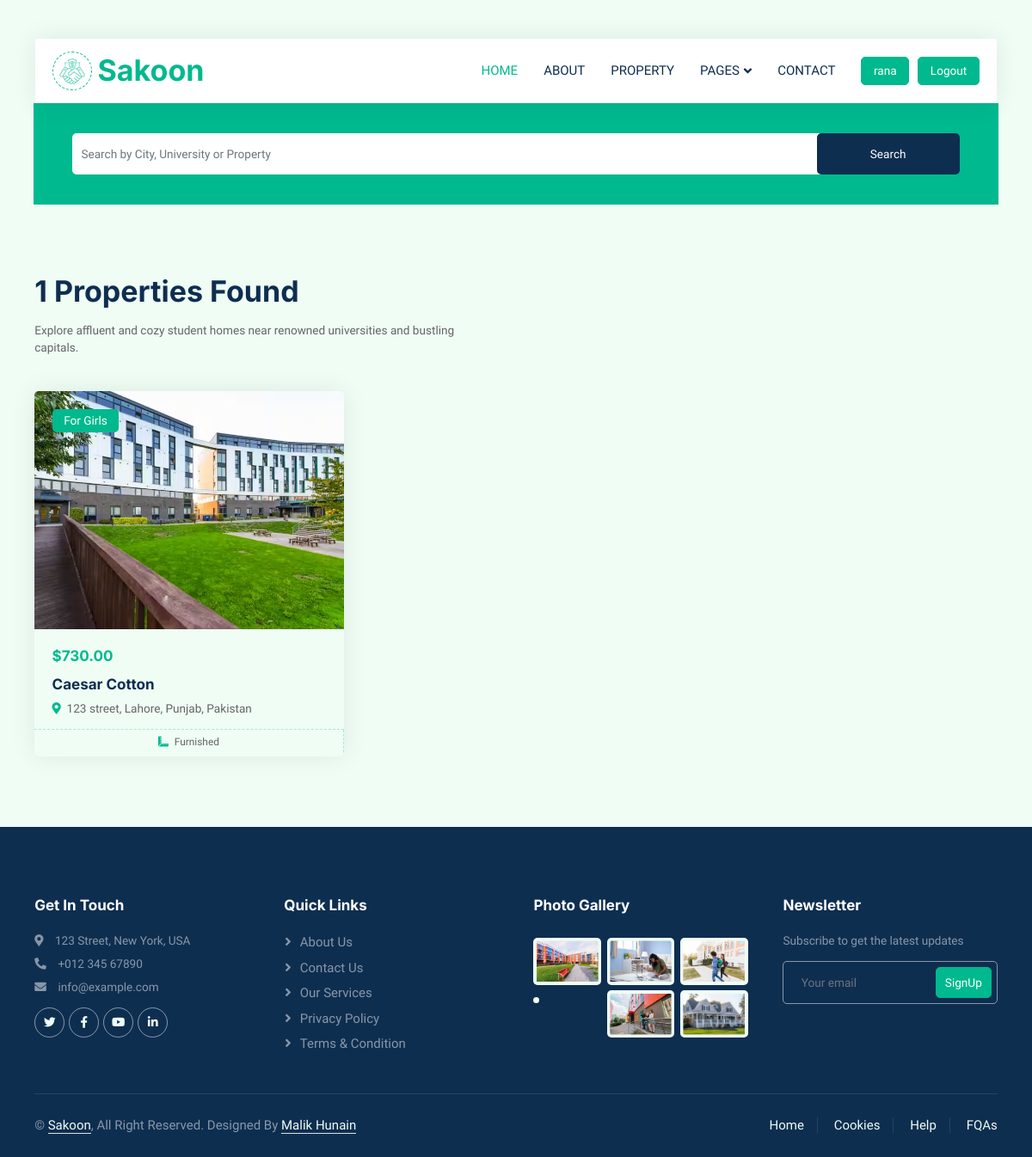
Screenshot of /property/ (signed in) with the database file from the repository.
### property/models.py (models this page shows, shortened)
class Media(models.Model):
    file = models.FileField(upload_to='static/media_files/')

class Property(models.Model):
    owner = models.ForeignKey(PropertyOwnerProfile, on_delete=models.CASCADE)
    name = models.CharField(max_length=255)
    images_or_videos = models.ManyToManyField('Media', related_name='property_media', blank=True)
    street_address = models.CharField(max_length=255)
    city = models.CharField(max_length=255)
    zip_code = models.CharField(max_length=255)
    state = models.CharField(max_length=255)
    country = models.CharField(max_length=255)
    latitude = models.DecimalField(max_digits=10, decimal_places=6)
    longitude = models.DecimalField(max_digits=10, decimal_places=6)
    description = models.TextField()
    gender = models.CharField(max_length=255, default='mixed')
    amenities = models.ManyToManyField(Amenities)
    room = models.ManyToManyField('Room', related_name='property_rooms', blank=True)
    review = models.ManyToManyField('review.PropertyReview', related_name='property_reviews', blank=True)

class Room(models.Model):
    property = models.ForeignKey(Property, on_delete=models.CASCADE, related_name='rooms')
    name = models.CharField(max_length=255)
    room_type = models.ForeignKey(RoomType, on_delete=models.CASCADE, related_name='rooms', default=1)
    images_or_videos = models.ManyToManyField('Media', related_name='room_media', blank=True)
    description = models.TextField()
    amenities = models.ManyToManyField(Amenities)
    room_dimensions = models.CharField(max_length=255)
    occupancy = models.PositiveIntegerField()
    price = models.DecimalField(max_digits=10, decimal_places=2)
    roommates = models.ManyToManyField(StudentProfile, related_name='rooms', blank=True)

class Amenities(models.Model):
    name = models.CharField(max_length=255)
    icon = models.ImageField(upload_to='static/amenities_icons/', null=True, blank=True)

### student/views.py (the view)
# urls.py: path('', views.home, name='property-home')
def property(request):
    properties = Property.objects.all()
    q = request.GET.get('q') if request.GET.get('q') != None else ''
    properties = Property.objects.filter(
        Q(name__icontains = q) |
        Q(street_address__icontains = q) |
        Q(city__icontains = q) |
        Q(zip_code__icontains = q) |
        Q(state__icontains = q) |
        Q(country__icontains = q) |
        Q(gender__icontains = q) |
        Q(room__name__icontains = q) |
        Q(room__description__icontains = q) |
        Q(room__room_dimensions__icontains = q) |
        Q(room__price__icontains = q) |
        Q(room__occupancy__icontains = q) |
        Q(room__room_type__name__icontains = q) |
        Q(room__amenities__name__icontains = q) |
        Q(amenities__name__icontains = q) |
        Q(description__icontains = q)
    )
    property_count = properties.count()
    context = {
        'properties': properties,
        'property_count': property_count,
    }
    return render(request, 'student/property.html', context)

### student/templates/student/property.html
{% extends 'main.html' %}
{% load static %}
{% block content %}
{% include 'student/components/navbar.html' %}
<div class="search-bar" style="width: 93.5%; margin: auto;">
    {% include 'student/components/search.html' %}
</div>
{% include 'student/components/property_list.html' %}
{% include 'student/components/footer.html' %}
{% endblock %}

### student/templates/student/components/navbar.html (shortened to what this page needs)
{% load static %}
 <div class="container-fluid nav-bar bg-transparent">
    <nav class="navbar navbar-expand-lg bg-white navbar-light py-0 px-4">
        <a href="{% url 'home' %}" class="navbar-brand d-flex align-items-center text-center">
            <div class="icon p-2 me-2">
                <img class="img-fluid" src="{% static 'img/icon-deal.png' %}" alt="Icon" style="width: 30px; height: 30px;">
            </div>
            <h1 class="m-0 text-primary">Sakoon</h1>
        </a>
        <div class="collapse navbar-collapse" id="navbarCollapse">
            <div class="navbar-nav ms-auto">
                <a href="{% url 'home' %}" class="nav-item nav-link active">Home</a>
                <a href="{% url 'about' %}" class="nav-item nav-link">About</a>
                <a href="{% url 'property' %}" class="nav-item nav-link">Property</a>
                <div class="nav-item dropdown">
                    <a href="#" class="nav-link dropdown-toggle" data-bs-toggle="dropdown">Pages</a>
                </div>
                <a href="{% url 'contact' %}" class="nav-item nav-link">Contact</a>
            </div>
            {% if request.user.is_authenticated %}
                <a href="{% url 'user-profile' user.id %}" class="btn btn-primary px-3 d-none d-lg-flex">{{request.user.username}}</a>
                <a style="margin-left: 10px;" href="{% url 'logout' %}" class="btn btn-primary px-3 d-none d-lg-flex">Logout</a>
            {% else %}
                <a href="{% url 'login' %}" class="btn btn-primary px-3 d-none d-lg-flex">Login / SignUp</a>
            {% endif %}
        </div>
    </nav>
</div>

### student/templates/student/components/property_list.html (shortened to what this page needs)
{% load static %}
<div class="container-xxl py-5">
    <div class="container">
        <div class="row g-0 gx-5 align-items-end">
            <div class="col-lg-6">
                <div class="text-start mx-auto mb-5 wow slideInLeft" data-wow-delay="0.1s">
                    <h1 class="mb-3">{{property_count}} Properties Found </h1>
                    <p>Explore affluent and cozy student homes near renowned universities and bustling capitals.</p>
                </div>
            </div>
        </div>
        <div class="tab-content">
            <div id="tab-1" class="tab-pane fade show p-0 active">
                <div class="row g-4">
                  {% for property in properties %}
                    <div class="col-lg-4 col-md-6 wow fadeInUp" data-wow-delay="0.1s">
                        <div class="property-item rounded overflow-hidden">
                            <div class="position-relative overflow-hidden">
                                {% for image in property.images_or_videos.all %}
                                {% if forloop.counter <= 1 %}
                                  <a href="{% url 'property-detail' property.id %}">
                                    <img style="width: 410px;" class="img-fluid" src="{{ request.scheme }}://{{ request.get_host }}{{ image.file.url }}" alt="Property Image" style="width: 200px;">
                                  </a>
                                {% endif %}
                                {% endfor %}
                                <div class="bg-primary rounded text-white position-absolute start-0 top-0 m-4 py-1 px-3">For {{property.gender}}</div>
                            </div>
                            <div class="p-4 pb-0">
                              {% for room in property.rooms.all %}
                                {% if forloop.counter <= 1 %}
                                  <h5 class="text-primary mb-3">${{ room.price }}</h5>
                                {% endif %}
                              {% endfor %}
                                <a class="d-block h5 mb-2" href="{% url 'property-detail' property.id %}">{{property.name}}</a>
                                <p><i class="fa fa-map-marker-alt text-primary me-2"></i>{{property.street_address}} street, {{property.city}}, {{property.state}}, {{property.country}}</p>
                            </div>
                            <div class="d-flex border-top">
                              {% for amenity in property.amenities.all %}
                                {% if forloop.counter <= 3 %}
                                  <small class="flex-fill text-center border-end py-2"><i class="fa fa-ruler-combined text-primary me-2"></i>{{amenity.name}}</small>
                                {% endif %}
                              {% endfor %}
                            </div>
                        </div>
                    </div>
                  {% endfor %}
                </div>
            </div>
        </div>
    </div>
</div>

### static/css/style.css (style rules this page uses)
:root { --primary: #00B98E; --secondary: #FF6922; --light: #EFFDF5; --dark: #0E2E50; }
.btn { transition: .5s; }
.btn.btn-primary, .btn.btn-secondary { color: #FFFFFF; }
.nav-bar { position: relative; margin-top: 45px; padding: 0 3rem; transition: .5s; z-index: 9999; }
.navbar { box-shadow: 0 0 30px rgba(0, 0, 0, .08); }
.navbar .dropdown-toggle::after { border: none; content: "\f107"; font-family: "Font Awesome 5 Free"; font-weight: 900; vertical-align: middle; margin-left: 5px; transition: .5s; }
.navbar-light .navbar-nav .nav-link { margin-right: 30px; padding: 25px 0; color: #FFFFFF; font-size: 15px; text-transform: uppercase; outline: none; }
.navbar-light .navbar-nav .nav-link:hover, .navbar-light .navbar-nav .nav-link.active { color: var(--primary); }
.navbar-light .navbar-brand { height: 75px; }
.navbar-light .navbar-nav .nav-link { color: var(--dark); font-weight: 500; }
.icon { padding: 15px; display: inline-flex; align-items: center; justify-content: center; background: #FFFFFF !important; border-radius: 50px; border: 1px dashed var(--primary) !important; }
.property-item { box-shadow: 0 0 30px rgba(0, 0, 0, .08); }
.property-item img { transition: .5s; }
.property-item .border-top { border-top: 1px dashed rgba(0, 185, 142, .3) !important; }
.property-item .border-end { border-right: 1px dashed rgba(0, 185, 142, .3) !important; }

### static/css/style1.css (style rules this page uses)
:root { --primary: #00B98E; --secondary: #FF6922; --light: #EFFDF5; --dark: #0E2E50; }

### static/css/style3.css (style rules this page uses)
:root { --color-main: #000; --color-main-light: #e1f6fb; --color-dark: #fff; --color-dark-medium: #51546e; --color-dark-light: #00B98E; --color-light: #e5e5e5; --color-gray: #8b8b8b; --color-light-gray: #b2bdbd; --color-bg: #2d2d39; --color-success: #5dd693; --color-error: #fc4b0b; }
@media only screen and (min-width: 1200px) { html { font-size: 85%; } }

### rows the page displays
Property: gender "Girls", name "Caesar Cotton", street_address "123", city "Lahore", state "Punjab", country "Pakistan"
Media: file (picture)
Room: price "730.00"
Amenities: name "Furnished"

### other values shown
{{ request.user.username }} "rana"
{{ property_count }} "1"
